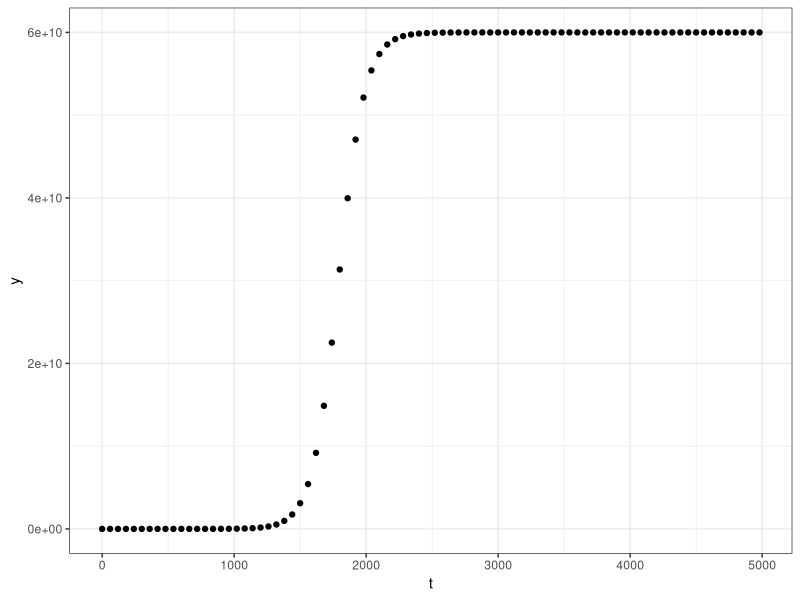
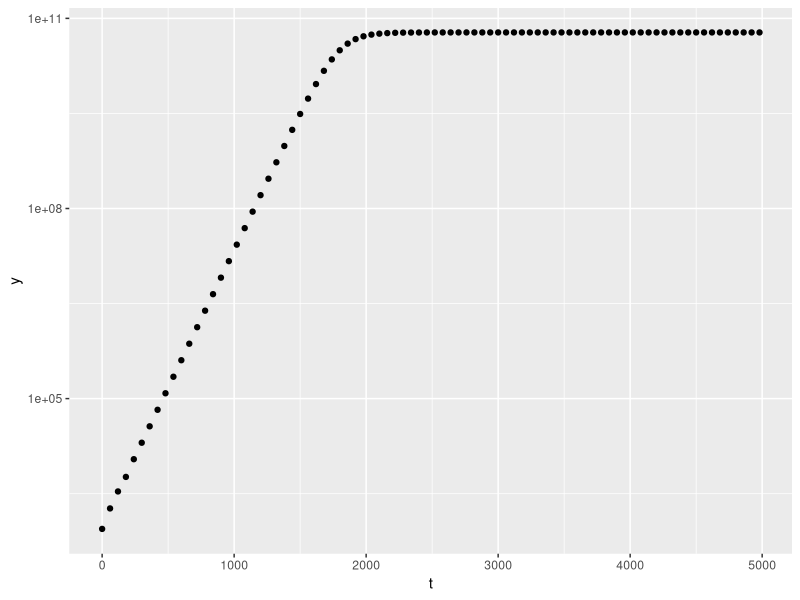
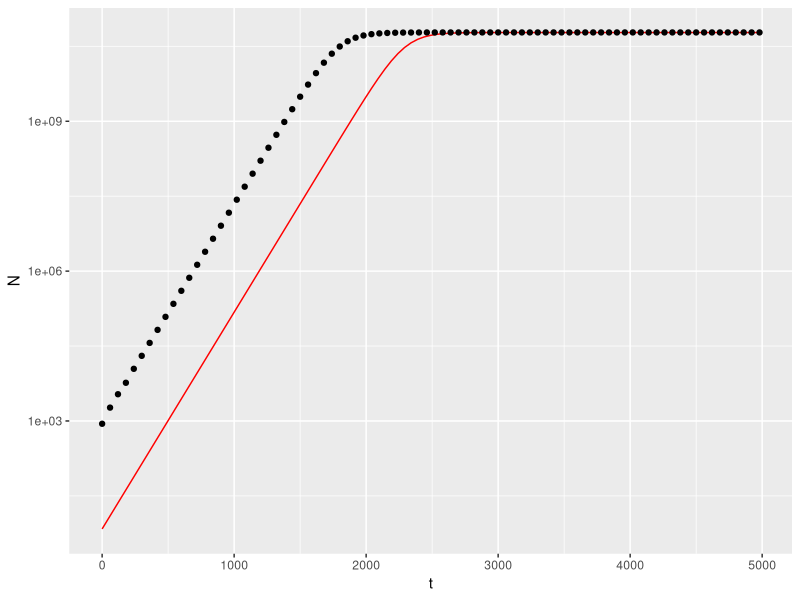
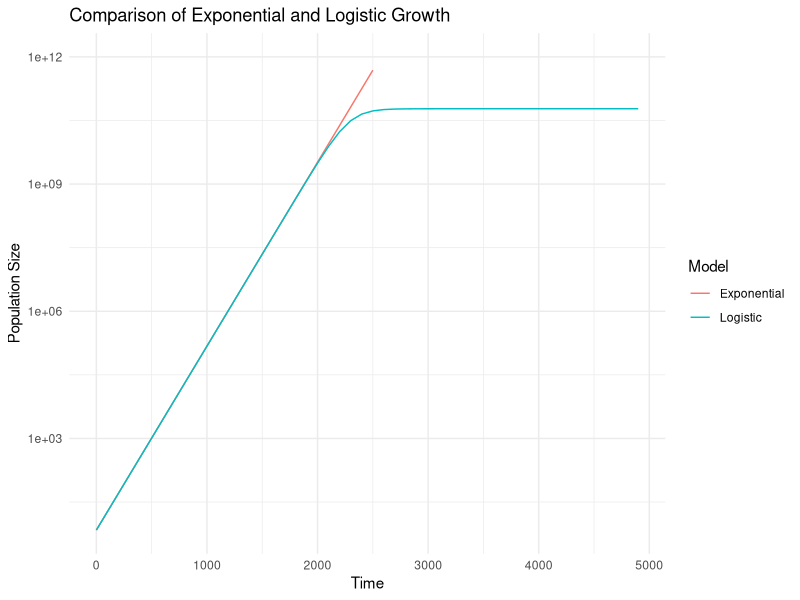

The R script that drew these images, in order:
#Script to estimate the model parameters using a linear approximation

#library(dplyr)

install.packages("dplyr")
library(dplyr)

growth_data <- read.csv("experiment1.csv")

#Case 1. K >> N0, t is small

data_subset1 <- growth_data %>% filter(t<1600) %>% mutate(N_log = log(N))

model1 <- lm(N_log ~ t, data_subset1)
summary(model1)

#Case 2. N(t) = K

data_subset2 <- growth_data %>% filter(t>2000)

model2 <- lm(N ~ 1, data_subset2)
summary(model2)

#Script to plot the logistic growth data

growth_data <- read.csv("experiment1.csv")

install.packages("ggplot2")
library(ggplot2)

ggplot(aes(t,N), data = growth_data) +
  
  geom_point() +
  
  xlab("t") +
  
  ylab("y") +
  
  theme_bw()

ggplot(aes(t,N), data = growth_data) +
  
  geom_point() +
  
  xlab("t") +
  
  ylab("y") +
  
  scale_y_continuous(trans='log10')

#Script to plot data and model

growth_data <- read.csv("experiment1.csv")

logistic_fun <- function(t) {
  
  N <- (N0*K*exp(r*t))/(K-N0+N0*exp(r*t))
  
  return(N)
  
}

N0 <- 6.903e+00 #

r <- 9.990e-03 #

K <- 5.979e+10 #

ggplot(aes(t,N), data = growth_data) +
  
  geom_function(fun=logistic_fun, colour="red") +
  
  geom_point() +
  
  scale_y_continuous(trans='log10')

sink(file = "package-versions.txt")
sessionInfo()
sink()

N0 <- 6.903e+00
r <- 9.990e-03
t <- 4980

N_4980_exp <- N0 * exp(r * t)

N0 <- 6.903e+00
r <- 9.990e-03
t <- 4980
K <- 5.979e+10

N_4980_logistic <- K / (1 + ((K - N0) / N0) * exp(-r * t))

# Exponential growth
N_4980_exp

# Logistic growth
N_4980_logistic

#Script to make a graph comparing the exponential and logistic growth curves

# Loading the packages
if (!require("dplyr")) install.packages("dplyr")
if (!require("ggplot2")) install.packages("ggplot2")

# Function to calculate logistic growth
logistic_growth <- function(t, N0, r, K) {
  return(K / (1 + ((K - N0) / N0) * exp(-r * t)))
}

#function to calculate exponential growth 
exponential_growth <- function(t, N0, r) {
  return(N0 * exp(r * t))
}

# Parameter estimates
N0 <- 6.903e+00
r <- 9.990e-03
K <- 5.979e+10

# Generate time values
t_values <- seq(0, 4980, by = 100)

# Calculate population sizes for exponential and logistic growth
N_exp <- N0 * exp(r * t_values)
N_logistic <- logistic_growth(t_values, N0, r, K)

# Create a data frame for plotting
data_plot <- data.frame(
  Time = rep(t_values, 2),
  Population = c(N_exp, N_logistic),
  Model = rep(c("Exponential", "Logistic"), each = length(t_values))
)

# Plotting
library(ggplot2)

ggplot(data_plot, aes(x = Time, y = Population, color = Model)) +
  geom_line() +
  labs(
    title = "Comparison of Exponential and Logistic Growth",
    x = "Time",
    y = "Population Size"
  ) +
  theme_minimal() +
  scale_y_continuous(trans = 'log10', limits = c(6.903e+00, 1e12))  # Adjust limits as needed

